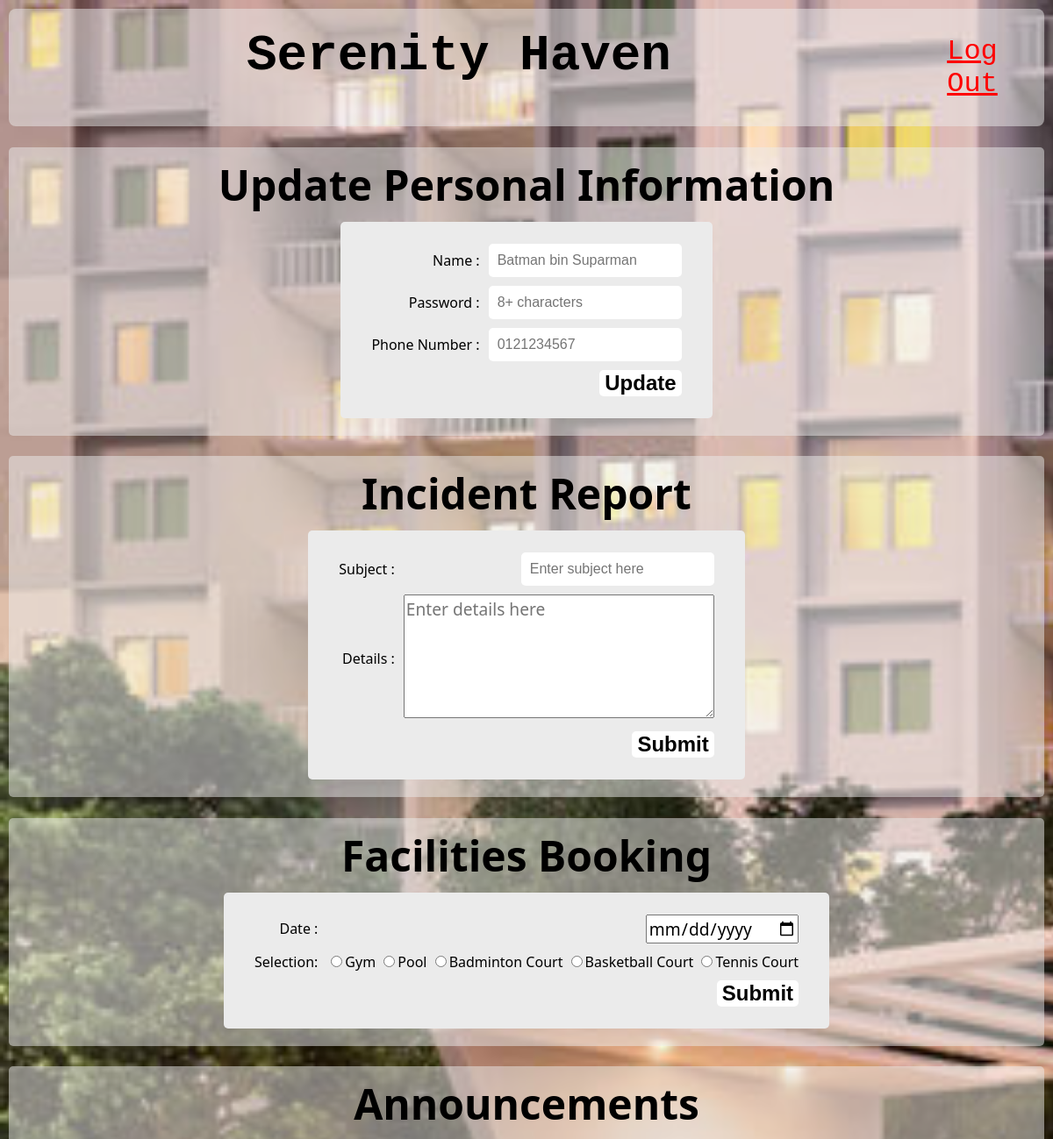
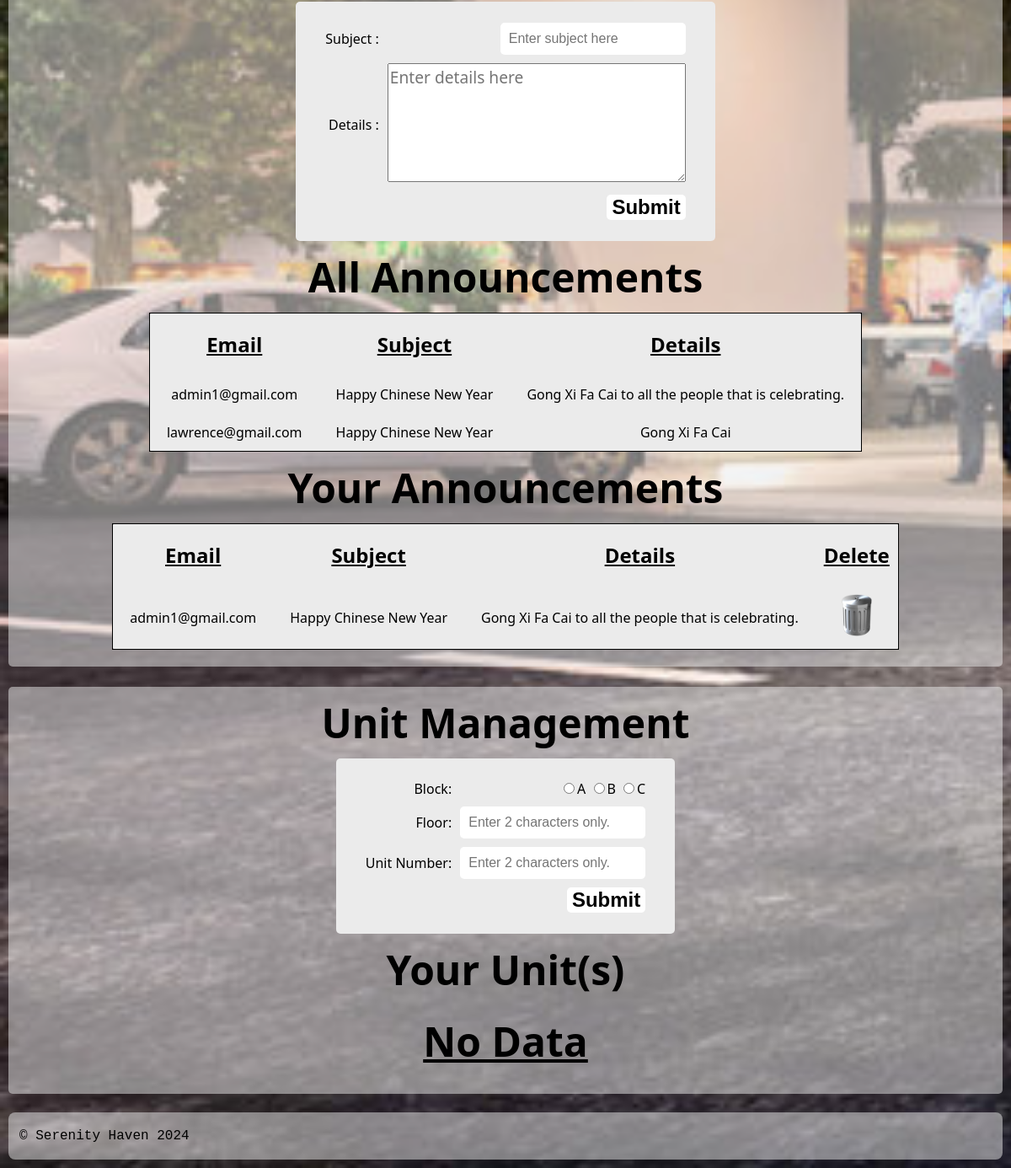
Page /mainpageUser.php (signed in) on the committed database (2 pictures, top to bottom).
### tables this page shows
CREATE TABLE `announcements` (
  `id` int(11) NOT NULL,
  `email` varchar(255) NOT NULL,
  `subject` varchar(100) NOT NULL,
  `details` mediumtext NOT NULL
);

### session.php (called while the page is built, shortened)
<?php
$email = $_SESSION['email'];
?>

### mainpageUser.php (the view, shortened to what this page needs)
<!DOCTYPE html>
<html lang="en">
<?php
include("session.php");
include("header2.php");
?>
<head>
</head>
<body>
    <div class="info">
        <form action="infoProcess.php" method="POST">
            <div class="title">
                <p>Update Personal Information</p>
            </div>
            <table cellpadding=5px>
                <tr>
                    <td style="width: 20px"></td>
                    <td></td>
                    <td></td>
                    <td style="width: 20px"></td>
                </tr>
                <tr>
                    <td></td>
                    <td></td>
                    <td></td>
                    <td></td>
                </tr>
				<tr>
					<td></td>
					<td>Name :</td>
					<td><input type="text" name="name" placeholder="Batman bin Suparman" class="form" required></td>
					<td></td>
				</tr>
                <tr>
                    <td></td>
                    <td>Password :</td>
                    <td><input type="password" name="password" placeholder="8+ characters" pattern=".{8,128}" class="form" required></td>
                    <td></td>
                </tr>
                <tr>
                    <td></td>
                    <td>Phone Number :</td>
                    <td><input type="text" name="noPhone" placeholder="0121234567" class="form" required></td>
                    <td></td>
                </tr>
                <tr>
                    <td></td>
                    <td></td>
                    <td><input type="submit" name="register" value="Update" class="button"></td>
                    <td></td>
				</tr>
                <tr>
                    <td></td>
                    <td></td>
                    <td></td>
                    <td></td>
                </tr>
                <tr>
                    <td></td>
                    <td></td>
                    <td></td>
                    <td></td>
                </tr>
            </table>
        </form>
    </div>
    <div class="report">
        <form action="reportProcess.php" method="POST">
            <div class="title">
                <p>Incident Report</p>
            </div>
            <table cellpadding=5px>
                <tr>
                    <td style="width: 20px"></td>
                    <td></td>
                    <td></td>
                    <td style="width: 20px"></td>
                </tr>
                <tr>
                    <td></td>
                    <td></td>
                    <td></td>
                    <td></td>
                </tr>
				<tr>
					<td></td>
					<td>Subject :</td>
					<td><input type="text" name="subject" placeholder="Enter subject here" class="form" required></td>
					<td></td>
				</tr>
                <tr>
                    <td></td>
                    <td>Details :</td>
                    <td>
                        <textarea name="details" id="details" placeholder="Enter details here" cols="30" rows="5" required></textarea>
                    </td>
                    <td></td>
                </tr>
                <tr>
                    <td></td>
                    <td></td>
                    <td><input type="submit" name="submit" value="Submit" class="button"></td>
                    <td></td>
				</tr>
                <tr>
                    <td></td>
                    <td></td>
                    <td></td>
                    <td></td>
                </tr>
                <tr>
                    <td></td>
                    <td></td>
                    <td></td>
                    <td></td>
                </tr>
            </table>
        </form>
    </div>
    <div class="facilities">
        <form action="facilitiesProcess.php" method="POST">
            <div class="title">
                <p>Facilities Booking</p>
            </div>
            <table cellpadding=5px>
                <tr>
                    <td style="width: 20px"></td>
                    <td></td>
                    <td></td>
                    <td style="width: 20px"></td>
                </tr>
                <tr>
                    <td></td>
                    <td></td>
                    <td></td>
                    <td></td>
                </tr>
                <tr>
                    <td></td>
                    <td>Date :</td>
                    <td><input class="date" type="date" name="date" class="form" required></td>
                    <td></td>
                </tr>
                <tr>
                    <td></td>
                    <td>Selection: </td>
                    <td>
                        <input type="radio" name="selection" value="gym" id="gym"><label for="gym">Gym</label>
                        <input type="radio" name="selection" value="pool" id="pool"><label for="pool">Pool</label>
                        <input type="radio" name="selection" value="badminton" id="badminton"><label for="badminton">Badminton Court</label>
                        <input type="radio" name="selection" value="basketball" id="basketball"><label for="basketball">Basketball Court</label>
                        <input type="radio" name="selection" value="tennis" id="tennis"><label for="tennis">Tennis Court</label>
                    </td>
                    <td></td>
                </tr>
                <tr>
                    <td></td>
                    <td></td>
                    <td><input type="submit" name="submit" value="Submit" class="button"></td>
                    <td></td>
				</tr>
                <tr>
                    <td></td>
                    <td></td>
                    <td></td>
                    <td></td>
                </tr>
                <tr>
                    <td></td>
                    <td></td>
                    <td></td>
                    <td></td>
                </tr>
            </table>
        </form>
    </div>
    <div class="announcements">
        <form action="announcementProcess.php" method="POST">
            <div class="title">
                <p>Announcements</p>
            </div>
            <table cellpadding=5px>
                <tr>
                    <td style="width: 20px"></td>
                    <td></td>
                    <td></td>
                    <td style="width: 20px"></td>
                </tr>
                <tr>
                    <td></td>
                    <td></td>
                    <td></td>
                    <td></td>
                </tr>
				<tr>
					<td></td>
					<td>Subject :</td>
					<td><input type="text" name="subject" placeholder="Enter subject here" class="form" required></td>
					<td></td>
				</tr>
                <tr>
                    <td></td>
                    <td>Details :</td>
                    <td>
                        <textarea name="details" id="details" placeholder="Enter details here" cols="30" rows="5" required></textarea>
                    </td>
                    <td></td>
                </tr>
                <tr>
                    <td></td>
                    <td></td>
                    <td><input type="submit" name="submit" value="Submit" class="button"></td>
                    <td></td>
				</tr>
                <tr>
                    <td></td>
                    <td></td>
                    <td></td>
                    <td></td>
                </tr>
                <tr>
                    <td></td>
                    <td></td>
                    <td></td>
                    <td></td>
                </tr>
            </table>
        </form>
        <div class="title">
            <p>All Announcements</p>
        </div>
        <?php
			$query = "SELECT * FROM announcements";
			$result = mysqli_query($conn, $query) or die(mysql_error());
			if (mysqli_num_rows ($result) > 0)
			{
				echo "<table class='result'>";
				echo "<col>";
				echo "<col>";
				echo "<col>";
				echo "<tr>";
				echo "<th>Email</th>";
				echo "<th>Subject</th>";
				echo "<th>Details</th>";
				while ($row = mysqli_fetch_assoc($result))
				{
					echo "<tr>";
					echo "<td>".$row['email']."</td>";
					echo "<td>".$row['subject']."</td>";
					echo "<td>".$row['details']."</td>";
					echo "</tr>";
				}
				echo"</table>";
			}
			else{
				echo"<div class='title' style='text-decoration: underline'><p>No Data</p></div>";
			}
		?>
        <div class="title">
            <p>Your Announcements</p>
        </div>
        <?php
			$query = "SELECT * FROM announcements WHERE email = '$email'";
			$result = mysqli_query($conn, $query) or die(mysql_error());
			if (mysqli_num_rows ($result) > 0)
			{
				echo "<table class='result'>";
				echo "<col>";
				echo "<col>";
				echo "<col>";
				echo "<tr>";
				echo "<th>Email</th>";
				echo "<th>Subject</th>";
				echo "<th>Details</th>";
                echo "<th>Delete</th>";
				while ($row = mysqli_fetch_assoc($result))
				{
					echo "<tr>";
					echo "<td>".$row['email']."</td>";
					echo "<td>".$row['subject']."</td>";
					echo "<td>".$row['details']."</td>";
                    echo "<td><a href='deleteAnnouncement.php?id=".$row['id']."'> <img src='images/delete.png' width='50' height='50'> </a> </td>";
					echo "</tr>";
				}
				echo"</table>";
			}
			else{
				echo"<div class='title' style='text-decoration: underline'><p>No Data</p></div>";
			}
		?>
    </div>
    <div class="unit">
        <form action="unitProcess.php" method="POST">
            <div class="title">
                <p>Unit Management</p>
            </div>
            <table cellpadding=5px>
                <tr>
                    <td style="width: 20px"></td>
                    <td></td>
                    <td></td>
                    <td style="width: 20px"></td>
                </tr>
                <tr>
                    <td></td>
                    <td></td>
                    <td></td>
                    <td></td>
                </tr>
                <tr>
                    <td></td>
                    <td>Block: </td>
                    <td>
                        <input type="radio" name="selection" value="A" id="A"><label for="A">A</label>
                        <input type="radio" name="selection" value="B" id="B"><label for="B">B</label>
                        <input type="radio" name="selection" value="C" id="C"><label for="C">C</label>
                    </td>
                    <td></td>
                </tr>
                <tr>
                    <td></td>
                    <td>Floor: </td>
                    <td><input type="number" name="floor" class="form" pattern=".{0,2}" placeholder="Enter 2 characters only." required></td>
                    <td></td>
                </tr>
                <tr>
                    <td></td>
                    <td>Unit Number: </td>
                    <td><input type="number" name="unit" class="form" pattern=".{0,2}" placeholder="Enter 2 characters only." required></td>
                    <td></td>
                </tr>
                <tr>
                    <td></td>
                    <td></td>
                    <td><input type="submit" name="submit" value="Submit" class="button"></td>
                    <td></td>
				</tr>
                <tr>
                    <td></td>
                    <td></td>
                    <td></td>
                    <td></td>
                </tr>
                <tr>
                    <td></td>
                    <td></td>
                    <td></td>
                    <td></td>
                </tr>
            </table>
        </form>
        <div class="title">
            <p>Your Unit(s)</p>
        </div>
        <?php
			$query = "SELECT noUnit, noFloor FROM unit WHERE email = '$email'";
			$result = mysqli_query($conn, $query) or die(mysql_error());
			if (mysqli_num_rows ($result) > 0)
			{
				echo "<table class='result'>";
				echo "<col>";
				echo "<col>";
				echo "<col>";
				echo "<tr>";
				echo "<th>Unit</th>";
                echo "<th>Floor</th>";
				while ($row = mysqli_fetch_assoc($result))
				{
					echo "<tr>";
					echo "<td>".$row['noUnit']."</td>";
					echo "<td>".$row['noFloor']."</td>";
					echo "</tr>";
				}
				echo"</table>";
			}
			else{
				echo"<div class='title' style='text-decoration: underline'><p>No Data</p></div>";
			}
		?>
    </div>
</body>
<?php
include("footer.php");
?>
</html>

### mainpageUser.php (style rules this page uses)
body { padding: 10px; font-family: Candara, Calibri, Segoe, Segoe UI, Optima, Arial, sans-serif; margin: 0; background-repeat: no-repeat; background-attachment: fixed; background-size: cover; }
.info, .report, .facilities, .announcements, .unit { background-color: rgba(235, 235, 235, 0.5); padding-bottom: 20px; border-radius: 5px; margin-top: 2%; }
.info .title p, .report .title p, .facilities .title p, .announcements .title p, .unit .title p { font-size: 300%; font-weight: bold; text-align: center; margin-top: 0px; margin-bottom: 0px; padding: 10px 0px; }
.info table, .report table, .facilities table, .announcements table, .unit table { border: none; border-radius: 5px; border-collapse: collapse; margin: auto; background-color: rgb(235, 235, 235); }
.info table, .info td, .report table, .report td, .facilities table, .facilities td, .announcements table, .announcements td, .unit table, .unit td { text-align: right; }
.info .form, .report .form, .facilities .form, .announcements .form, .unit .form { padding: 10px; width: 200px; font-size: 100%; border: none; border-radius: 5px; }
.info .button, .report .button, .facilities .button, .announcements .button, .unit .button { background-color: white; font-size: 150%; font-weight: bold; border: none; border-radius: 5px; }
.report textarea, .announcements textarea { font-family: Candara, Calibri, Segoe, Segoe UI, Optima, Arial, sans-serif; font-size: 120%; }
.facilities .date { font-family: Candara, Calibri, Segoe, Segoe UI, Optima, Arial, sans-serif; font-size: 120%; }
.announcements .result, .unit .result { padding: 10px; border: 1px solid black; text-align: center; background-color: rgb(235, 235, 235); margin: auto; border-radius: 5px; }
.announcements .result td, .unit .result td { text-align: center; height: 25px; font-size: 100%; padding: 10px 20px; }
.announcements .result th, .unit .result th { font-size: 150%; text-align: center; font-weight: bold; text-decoration: underline; padding: 20px 10px; }

### rows in the picture
announcements: email "admin1@gmail.com", subject "Happy Chinese New Year", details "Gong Xi Fa Cai to all the people that is celebrating."
announcements: email "lawrence@gmail.com", subject "Happy Chinese New Year", details "Gong Xi Fa Cai"
